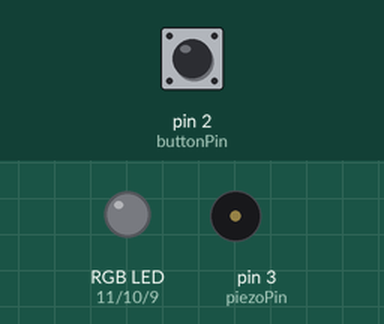
Bench run of a sketch on a simulated Arduino Uno, built with avr-gcc and run on an emulated ATmega328P. Parts: an RGB LED mixed from three pins (HIGH = lit), buzzer (waves = sounding). The test bench sets the inputs (shaded band); at power-on: pin 2 (buttonPin) LOW.

Above: at 1.2 s.
1.3 s: pin 2 (buttonPin) pulled HIGH for 0.15 s
At 2.9 s:
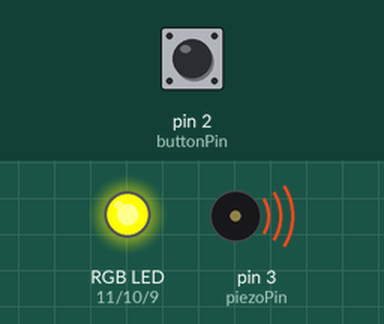
At 8.3 s:
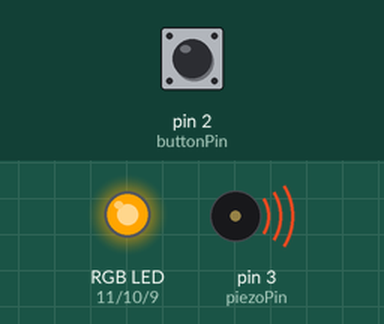
Timing chart, 0 to 13.3 s (numbered marks = the images above; inputs shaded):
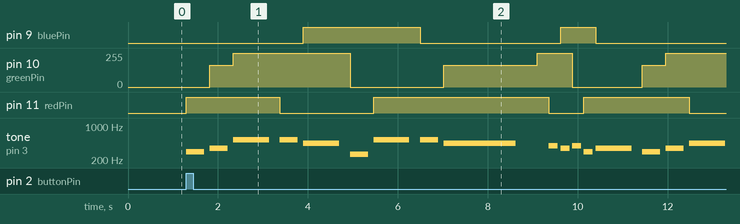

Measured:
- after the input at 1.3 s, pin 9 (bluePin): LOW → HIGH after 2.6 s, → LOW 2.6 s later, → HIGH 3.1 s later, → LOW 0.78 s later; pin 10 (greenPin): 0/255 → 165/255 after 0.52 s, → 255/255 0.52 s later, → 0/255 2.6 s later, → 165/255 2.1 s later, … (8 changes in this stretch)

The sketch:

DHSI.ino
```cpp
/*
  Arduino Rainbow What the World Needs Now
  Based on Arduino Sketches
  https://learn.adafruit.com/adafruit-arduino-lesson-3-rgb-leds/arduino-sketch
  https://www.arduino.cc/en/Tutorial/toneMelody
  https://www.arduino.cc/en/Tutorial/StateChangeDetection
  Collaborative Project by @Emily_F_Brooks and @rtan00
 */
#include "pitches.h"

//Digital pin 2
const int buttonPin = 2;
//initialize button state
int buttonState = 0;
//initialize previous button state
int lastButtonState = 0;

int piezoPin = 3;

//use Arduino pins with PWM (pulse width modulation) for RGB LEDs
int redPin = 11;
int greenPin = 10;
int bluePin = 9;

//Make arrays for R, G, and B values on scales of 0-255
//(Red = 255,0,0; Orange = 255,165,0; Yellow= 255,255,0;
//Green= 0,255,0; Teal= 0,255,255; Blue= 0,0,255; Violet= 255,0,255)
int first[]= {
  255, 255, 255, 0, 0, 0, 255,
  255, 255, 255, 0, 0, 0, 255,
  255, 255, 255, 0, 0, 0, 255, 255, 255};
int second[]= {
  0, 165, 255, 255, 255, 0, 0,
  0, 165, 255, 255, 255, 0, 0,
  0, 165, 255, 255, 255, 0, 0, 0, 165};
int third[]= {
  0, 0, 0, 0, 255, 255, 255,
  0, 0, 0, 0, 255, 255, 255,
  0, 0, 0, 0, 255, 255, 255, 0, 0};

//What the World Needs Now melody
int melody[] = {
  NOTE_D4, NOTE_F4, NOTE_C5,
  NOTE_C5, NOTE_A4,
  NOTE_C4, NOTE_C5,
  NOTE_C5, NOTE_A4,
  0,

  NOTE_G4, NOTE_F4, NOTE_G4, NOTE_D4, NOTE_F4,
  NOTE_D4, NOTE_F4, NOTE_A4,
  NOTE_C4, NOTE_A4, NOTE_G4, NOTE_G4,
  0,
};

//What the World Needs Now tempo
int noteDurations[] = {
  4, 4, 2,
  4, 2,
  4, 2,
  4, 1,
  8,

  8, 8, 8, 8, 2,
  4, 4, 2,
  4, 8, 8, 4,
  8,
};


void setup() {
  //set pins connected to RGB LED as outputs
  pinMode(redPin, OUTPUT);
  pinMode(greenPin, OUTPUT);
  pinMode(bluePin, OUTPUT);
  //set pin connected to button as input
  pinMode(buttonPin, INPUT);
}


void loop() {
  //read button pin 2
  buttonState = digitalRead(buttonPin);
  // compare the buttonState to its previous state
  if(buttonState != lastButtonState){
    //begin if/else statement testing that button has been pressed
    if (buttonState == HIGH) {

      // iterate over the notes of the melody; thisNote < #,
      //where # corresponds to how many notes there are
      for (int thisNote = 0; thisNote < 22; thisNote++) {

        // to calculate the note duration, take one second
        // divided by the note type.
        //e.g. quarter note = 1000 / 4, eighth note = 1000/8, etc.
        int noteDuration = 1600/noteDurations[thisNote];
        //tone on piezoPin (must be PWM)
        tone(piezoPin, melody[thisNote],noteDuration);
        setColor(first[thisNote], second[thisNote], third[thisNote]);

        // to distinguish the notes, set a minimum time between them.
        // the note's duration + 30% seems to work well:
        int pauseBetweenNotes = noteDuration * 1.30;
        delay(pauseBetweenNotes);
        // stop the tone playing:
        noTone(3);
      }
    }
    else{
      noTone(3);
      setColor(0,0,0);
    }
  }
  // save the current state as the last state,
  //for next time through the loop
  lastButtonState = buttonState;
}

void setColor(int red, int green, int blue)
{
#ifdef COMMON_ANODE
  red = 255 - red;
  green = 255 - green;
  blue = 255 - blue;
#endif
  analogWrite(redPin, red);
  analogWrite(greenPin, green);
  analogWrite(bluePin, blue);
}
```

pitches.h
```cpp
/*************************************************
 * Public Constants
 *************************************************/

#define NOTE_B0  31
#define NOTE_C1  33
#define NOTE_CS1 35
#define NOTE_D1  37
#define NOTE_DS1 39
#define NOTE_E1  41
#define NOTE_F1  44
#define NOTE_FS1 46
#define NOTE_G1  49
#define NOTE_GS1 52
#define NOTE_A1  55
#define NOTE_AS1 58
#define NOTE_B1  62
#define NOTE_C2  65
#define NOTE_CS2 69
#define NOTE_D2  73
#define NOTE_DS2 78
#define NOTE_E2  82
#define NOTE_F2  87
#define NOTE_FS2 93
#define NOTE_G2  98
#define NOTE_GS2 104
#define NOTE_A2  110
#define NOTE_AS2 117
#define NOTE_B2  123
#define NOTE_C3  131
#define NOTE_CS3 139
#define NOTE_D3  147
#define NOTE_DS3 156
#define NOTE_E3  165
#define NOTE_F3  175
#define NOTE_FS3 185
#define NOTE_G3  196
#define NOTE_GS3 208
#define NOTE_A3  220
#define NOTE_AS3 233
#define NOTE_B3  247
#define NOTE_C4  262
#define NOTE_CS4 277
#define NOTE_D4  294
#define NOTE_DS4 311
#define NOTE_E4  330
#define NOTE_F4  349
#define NOTE_FS4 370
#define NOTE_G4  392
#define NOTE_GS4 415
#define NOTE_A4  440
#define NOTE_AS4 466
#define NOTE_B4  494
#define NOTE_C5  523
#define NOTE_CS5 554
#define NOTE_D5  587
#define NOTE_DS5 622
#define NOTE_E5  659
#define NOTE_F5  698
#define NOTE_FS5 740
#define NOTE_G5  784
#define NOTE_GS5 831
#define NOTE_A5  880
#define NOTE_AS5 932
#define NOTE_B5  988
#define NOTE_C6  1047
#define NOTE_CS6 1109
#define NOTE_D6  1175
#define NOTE_DS6 1245
#define NOTE_E6  1319
#define NOTE_F6  1397
#define NOTE_FS6 1480
#define NOTE_G6  1568
#define NOTE_GS6 1661
#define NOTE_A6  1760
#define NOTE_AS6 1865
#define NOTE_B6  1976
#define NOTE_C7  2093
#define NOTE_CS7 2217
#define NOTE_D7  2349
#define NOTE_DS7 2489
#define NOTE_E7  2637
#define NOTE_F7  2794
#define NOTE_FS7 2960
#define NOTE_G7  3136
#define NOTE_GS7 3322
#define NOTE_A7  3520
#define NOTE_AS7 3729
#define NOTE_B7  3951
#define NOTE_C8  4186
#define NOTE_CS8 4435
#define NOTE_D8  4699
#define NOTE_DS8 4978
```
